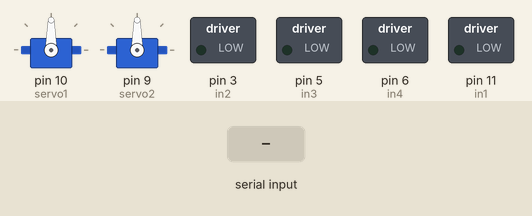
Bench run of a sketch on a simulated Arduino Uno, built with avr-gcc and run on an emulated ATmega328P. On the bench: 2 × servo, switched loads named in the sketch (green lamp = pin HIGH). The inputs (shaded band) are chosen by the test bench.

Above: at 1.2 s.
1.3 s: "F!" received over the second serial link
At 2.5 s:
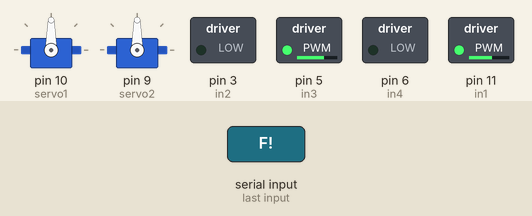
2.8 s: "I!" received over the second serial link
At 3.9 s:
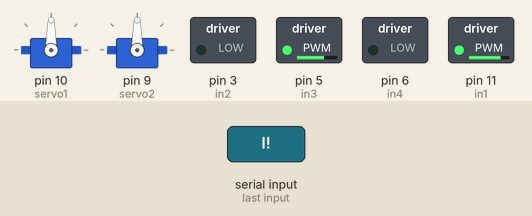
4.3 s: "B!" received over the second serial link
At 5.0 s:
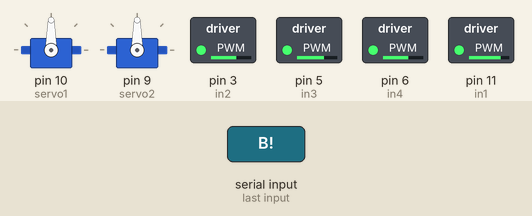
5.8 s: "G!" received over the second serial link
At 6.1 s:
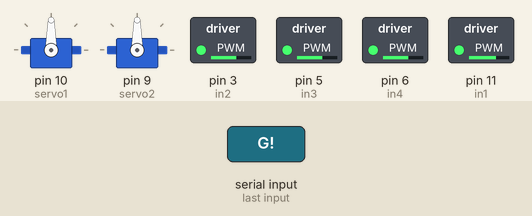
7.3 s: "T!" received over the second serial link
At 8.5 s:
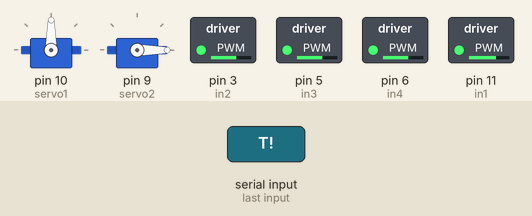
8.8 s: "X!" received over the second serial link
At 9.6 s:
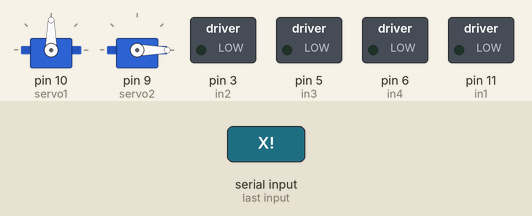
Timing chart, 0 to 11.3 s (numbered marks = the images above; inputs shaded):
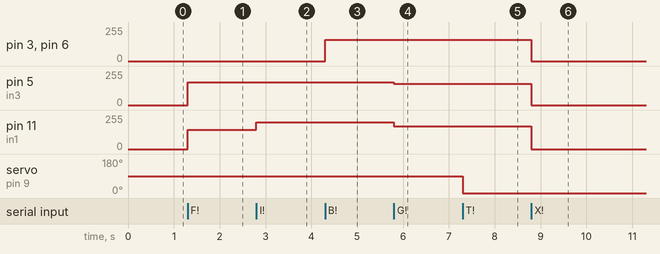

Measured:
- after the input at 1.3 s, pin 5 (in3): 0/255 → 170/255 at once; pin 11 (in1): 0/255 → 145/255 at once
- after the input at 2.8 s, pin 11 (in1): 145/255 → 200/255 at once
- after the input at 4.3 s, pin 3 (in2), pin 6 (in4): 0/255 → 160/255 at once
- after the input at 5.8 s, pin 5 (in3): 170/255 → 160/255 at once; pin 11 (in1): 200/255 → 170/255 at once
- after the input at 7.3 s, servo on pin 9 (servo2): 90° → 0° at once
- after the input at 8.8 s, pin 3 (in2), pin 5 (in3), pin 6 (in4): 160/255 → 0/255 at once; pin 11 (in1): 170/255 → 0/255 at once

The sketch:

RC_TANK.ino
```cpp
#include <SoftwareSerial.h>
#include <Servo.h>

SoftwareSerial portTwo(2, 4);

Servo servo1;
Servo servo2;

#define in1 11 //L298n Motor Driver pins.
#define in2 3
#define in3 5
#define in4 6
String received;
String path;
int value;
int dest;
int start = 0;
int sub;
String token;
int index;
unsigned long eskiZaman = 0;
int Speed = 160; // 0 - 255.
int Speedsec = 170;
void setup() {
  pinMode(in1, OUTPUT);
  pinMode(in2, OUTPUT);
  pinMode(in3, OUTPUT);
  pinMode(in4, OUTPUT);

  servo1.attach(10);
  servo2.attach(9);

  Serial.begin(9600);
  portTwo.begin(9600);
}
void loop() {
  if (portTwo.available() > 0 ) {
    received = portTwo.readStringUntil('!');
  }
  if (received.indexOf("-") != -1 ) {
    path = received;
    Serial.print(path);
    received = "XXXX";
  }
  index = path.indexOf('-');
  if (index != -1) {
    token = path.substring(0, index);
    if (token.charAt(0) == 'C') {
      dest = findValue(token);
      bool isRight;
      sub = 0;
      if (dest >= start) {
        sub = dest - start;
        isRight = true;
        if (sub > 180) {
          sub = start + (360 - dest);
          isRight = false;
        }
      }
      else {
        sub = start - dest;
        isRight = false;
        if (sub > 180) {
          sub = (360 - start) + dest;
          isRight = true;
        }
      }
      if (isRight) {
        right();
        if (millis() - eskiZaman >= sub * 10) {
          Stop();
          path = path.substring(index + 1);
          start = dest;
          eskiZaman = millis();
        }
      }
      else {
        left();
        if (millis() - eskiZaman >= sub * 10) {
          Stop();
          path = path.substring(index + 1);
          start = dest;
          eskiZaman = millis();
        }
      }
    }
    else if (token.charAt(0) == 'F') {
      dest = findValue(token);
      forward();
      if (millis() - eskiZaman >= dest * 10) {
        Stop();
        path = path.substring(index + 1);
        eskiZaman = millis();
      }
    }
  }
  else {
    eskiZaman = millis();
    start = 0;
  }
  if (received == "F") {
    forward();
  }
  else if (received == "X") {
    Stop();
    path = "";
  }
  else if (received == "G") {
    forwardleft();
  }

  else if (received == "I") {
    forwardright();
  }

  else if (received == "B") {
    back();
  }

  else if (received == "H") {
    backleft();
  }

  else if (received == "J") {
    backright();
  }

  else if (received == "L") {
    left();
  }

  else if (received == "R") {
    right();
  }

  else if (received == "S") {
    Stop();
    finishCommand();
  }
  else if (received.charAt(0) == 'T') {
    value = findValueServo(received);
    servo2.write(value);


  }
  else if (received.charAt(0) == 'P') {
    value = findValueServo(received);
    servo1.write(value);
  }

}
void finishCommand() {
  received = "X";
}

int findValue(String token) {
  String temp2;
  temp2 = token.substring(1);
  return temp2.toInt();
}

int findValueServo(String received) {
  String temp;
  temp = received.substring(1);
  value = temp.toInt();
  return value;
}
void forward() {
  analogWrite(in1, 145);
  analogWrite(in3, 170);
}

void back() {
  analogWrite(in2, Speed);
  analogWrite(in4, Speed);
}

void left() {
  analogWrite(in3, 230);
  analogWrite(in2, Speed);
}

void right() {
  analogWrite(in4, 175);
  analogWrite(in1, 190  );
}
void forwardleft() {
  analogWrite(in1, Speedsec);
  analogWrite(in3, Speed);
}
void forwardright() {
  analogWrite(in1, 200);
  analogWrite(in3, Speedsec);
}
void backright() {
  analogWrite(in2, Speed);
  analogWrite(in4, Speedsec);
}
void backleft() {
  analogWrite(in2, Speedsec);
  analogWrite(in4, Speed);
}

void Stop() {
  analogWrite(in1, 0);
  analogWrite(in2, 0);
  analogWrite(in3, 0);
  analogWrite(in4, 0);
}
```
